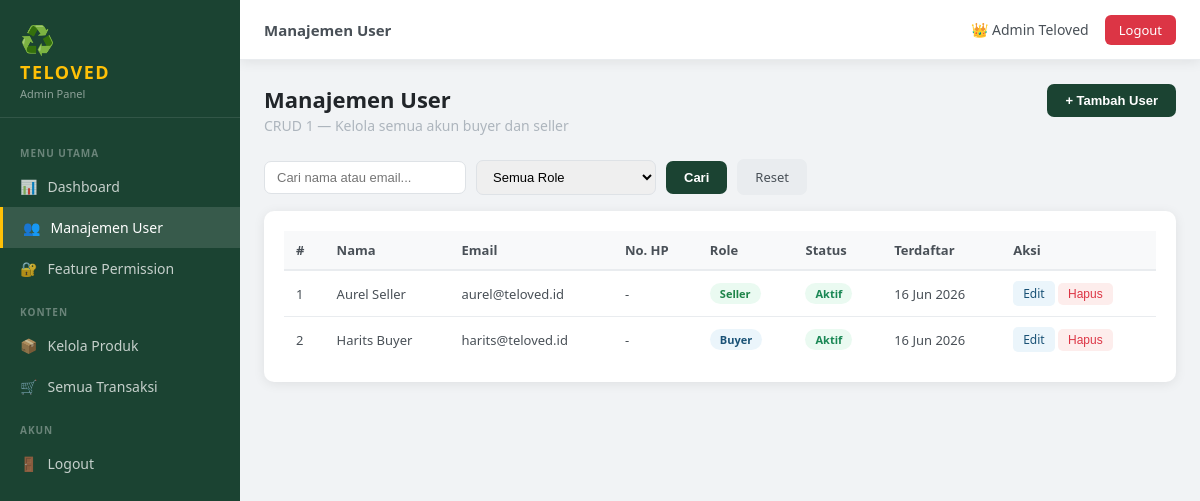
The page /admin/users.php (signed in) on the database its author committed.
### tables this page shows
CREATE TABLE users (
    id INT AUTO_INCREMENT PRIMARY KEY,
    name VARCHAR(100) NOT NULL,
    email VARCHAR(150) NOT NULL UNIQUE,
    password VARCHAR(255) NOT NULL,
    role ENUM('buyer','seller','admin') NOT NULL DEFAULT 'buyer',
    phone VARCHAR(20),
    address TEXT,
    profile_photo VARCHAR(255) DEFAULT NULL,
    is_active TINYINT(1) DEFAULT 1,
    api_key VARCHAR(64) DEFAULT NULL,
    deleted_at TIMESTAMP NULL DEFAULT NULL,
    deletion_reason TEXT NULL,
    created_at TIMESTAMP DEFAULT CURRENT_TIMESTAMP,
    updated_at TIMESTAMP DEFAULT CURRENT_TIMESTAMP ON UPDATE CURRENT_TIMESTAMP
);

### admin/users.php (the view, shortened to what this page needs)
<?php
$db = getDB();
$search = trim($_GET['search'] ?? '');
$where = "WHERE u.role != 'admin'";
$params = [];
$stmt = $db->prepare("SELECT u.* FROM users u $where ORDER BY u.created_at DESC");
$stmt->execute($params);
$users = $stmt->fetchAll();
?>
<!DOCTYPE html>
<html lang="id">
<head>
    <link rel="stylesheet" href="../assets/css/admin.css">
</head>
<body>
    <?php include 'partials/sidebar.php'; ?>
    <div class="admin-content">
        <?php include 'partials/topbar.php'; ?>
        <main class="main-area">
            <div class="page-header">
                <div>
                    <h1>Manajemen User</h1>
                    <p>CRUD 1 — Kelola semua akun buyer dan seller</p>
                </div>
                <button class="btn-primary" onclick="openModal('modalCreate')">+ Tambah User</button>
            </div>
            <form method="GET" class="filter-bar">
                <input type="text" name="search" placeholder="Cari nama atau email..." value="<?= htmlspecialchars($search) ?>">
                <select name="role">
                    <option value="">Semua Role</option>
                </select>
                <button type="submit" class="btn-primary">Cari</button>
                <a href="users.php" class="btn-secondary">Reset</a>
            </form>
            <div class="section-card">
                <table class="data-table">
                    <thead>
                        <tr>
                            <th>#</th>
                            <th>Nama</th>
                            <th>Email</th>
                            <th>No. HP</th>
                            <th>Role</th>
                            <th>Status</th>
                            <th>Terdaftar</th>
                            <th>Aksi</th>
                        </tr>
                    </thead>
                    <tbody>
                        <?php if (empty($users)): ?>
                        <tr><td colspan="8" class="empty-row">Tidak ada user ditemukan.</td></tr>
                        <?php else: ?>
                        <?php foreach ($users as $i => $u): ?>
                        <tr>
                            <td><?= $i + 1 ?></td>
                            <td><?= htmlspecialchars($u['name']) ?></td>
                            <td><?= htmlspecialchars($u['email']) ?></td>
                            <td><?= htmlspecialchars($u['phone'] ?: '-') ?></td>
                            <td><span class="badge badge-<?= $u['role'] ?>"><?= ucfirst($u['role']) ?></span></td>
                            <td><span class="badge badge-<?= $u['is_active'] ? 'active' : 'inactive' ?>"><?= $u['is_active'] ? 'Aktif' : 'Nonaktif' ?></span></td>
                            <td><?= date('d M Y', strtotime($u['created_at'])) ?></td>
                            <td class="action-cell">
                                <a href="users.php?edit=<?= $u['id'] ?>" class="btn-sm btn-edit">Edit</a>
                                <form method="POST" style="display:inline" onsubmit="return confirm('Hapus user ini?')">
                                    <button type="submit" class="btn-sm btn-delete">Hapus</button>
                                </form>
                            </td>
                        </tr>
                        <?php endforeach; ?>
                        <?php endif; ?>
                    </tbody>
                </table>
            </div>
        </main>
    </div>
</body>
</html>

### assets/css/admin.css (style rules this page uses)
* { margin: 0; padding: 0; box-sizing: border-box; }
:root { --primary: #1B4332; --primary-light: #2D6A4F; --accent: #FFC107; --white: #FFFFFF; --gray-50: #F8F9FA; --gray-100: #F1F3F5; --gray-200: #E9ECEF; --gray-300: #DEE2E6; --gray-500: #ADB5BD; --gray-700: #495057; --gray-900: #212529; --danger: #DC3545; --success: #198754; --warning: #FFC107; --sidebar-w: 240px; --topbar-h: 60px; --radius: 10px; --shadow: 0 2px 12px rgba(0,0,0,0.08); }
body { font-family: 'Segoe UI', system-ui, sans-serif; background: var(--gray-100); display: flex; min-height: 100vh; }
.admin-content { margin-left: var(--sidebar-w); flex: 1; min-height: 100vh; display: flex; flex-direction: column; }
.main-area { padding: 24px; flex: 1; }
.page-header { display: flex; align-items: flex-start; justify-content: space-between; margin-bottom: 24px; flex-wrap: wrap; gap: 12px; }
.page-header h1 { font-size: 22px; font-weight: 700; color: var(--gray-900); }
.page-header p { font-size: 14px; color: var(--gray-500); margin-top: 2px; }
.section-card { background: var(--white); border-radius: var(--radius); padding: 20px; box-shadow: var(--shadow); margin-bottom: 20px; }
.data-table { width: 100%; border-collapse: collapse; font-size: 13px; }
.data-table th { padding: 10px 12px; text-align: left; background: var(--gray-50); border-bottom: 2px solid var(--gray-200); font-weight: 600; color: var(--gray-700); white-space: nowrap; }
.data-table td { padding: 10px 12px; border-bottom: 1px solid var(--gray-200); color: var(--gray-700); vertical-align: middle; }
.data-table tr:last-child td { border-bottom: none; }
.badge { display: inline-block; padding: 3px 10px; border-radius: 20px; font-size: 11px; font-weight: 600; text-transform: capitalize; }
.badge-buyer { background: #EBF5FB; color: #1A5276; }
.badge-seller { background: #EAFAF1; color: #1E8449; }
.badge-active { background: #EAFAF1; color: var(--success); }
.btn-primary { padding: 9px 18px; background: var(--primary); color: var(--white); border: none; border-radius: 7px; font-size: 13px; font-weight: 600; cursor: pointer; text-decoration: none; display: inline-block; transition: background 0.2s; }
.btn-secondary { padding: 9px 18px; background: var(--gray-200); color: var(--gray-700); border: none; border-radius: 7px; font-size: 13px; font-weight: 500; cursor: pointer; text-decoration: none; display: inline-block; }
.btn-sm { padding: 4px 10px; border-radius: 5px; font-size: 12px; font-weight: 500; cursor: pointer; border: none; text-decoration: none; display: inline-block; }
.btn-edit { background: #EBF5FB; color: #1A5276; }
.btn-delete { background: #FDEDEC; color: var(--danger); }
.action-cell { white-space: nowrap; }
.filter-bar { display: flex; gap: 10px; flex-wrap: wrap; margin-bottom: 16px; align-items: center; }
.filter-bar input, .filter-bar select { padding: 8px 12px; border: 1.5px solid var(--gray-300); border-radius: 7px; font-size: 13px; outline: none; min-width: 180px; }

### rows shown on the page
users: name "Aurel Seller", email "aurel@teloved.id", phone "-", role "Seller", is_active "Aktif", created_at "16 Jun 2026"
users: name "Harits Buyer", email "harits@teloved.id", phone "-", role "Buyer", is_active "Aktif", created_at "16 Jun 2026"

### other values the page prints
$pageTitle "Manajemen User"
$_SESSION['user']['name'] "Admin Teloved"
